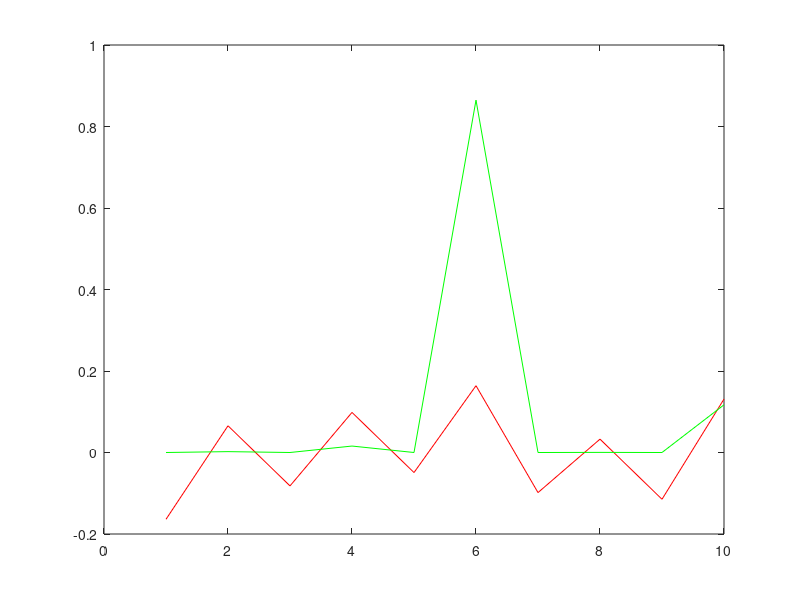

Recreate this plot in MATLAB.
function testSoftmaxFuncConv

    %test softmax wave status begin
    
    x = [1, 2, 3, 4, 5, 6, 7, 8, 9, 10];

    %y = [-10, 10, -10, 10, -10, 10, -10, 10, -10, 10];

    %y = y ./ 2
    %y = y ./ 5
    %y = y ./ 10
    %y = y ./ 20
    %y = y ./ 50
    %y = y ./ 100

    %y = [10, 10, 2, 4, 6, 7, 8, 10, 9, 10];

    %y = y ./ 2
    %y = y ./ 5
    %y = y ./ 10
    %y = y ./ 20
    %y = y ./ 50
    %y = y ./ 100

    y = [-10, 4, -5, 6, -3, 10, -6, 2, -7, 8];

    %y = y ./ 2
    %y = y ./ 5
    %y = y ./ 10
    %y = y ./ 20
    %y = y ./ 50
    %y = y ./ 100

    oriRate = y ./ sum(abs(y));
    calcRst = softmax(y);
    % dstRate = calcRst, sum(abs(calcRst)) = 1
    dstRate = calcRst ./ sum(abs(calcRst));

    clf

    %plot(x, y, 'b')
    %hold on
    plot(x, oriRate, 'r')
    hold on
    plot(x, dstRate, 'g')
    hold off

    pause;

    %test softmax wave status end

end

function y = softmax(x)
    expVal = exp(x);
    sumVal = sum(expVal);
    y = expVal / sumVal;
end

